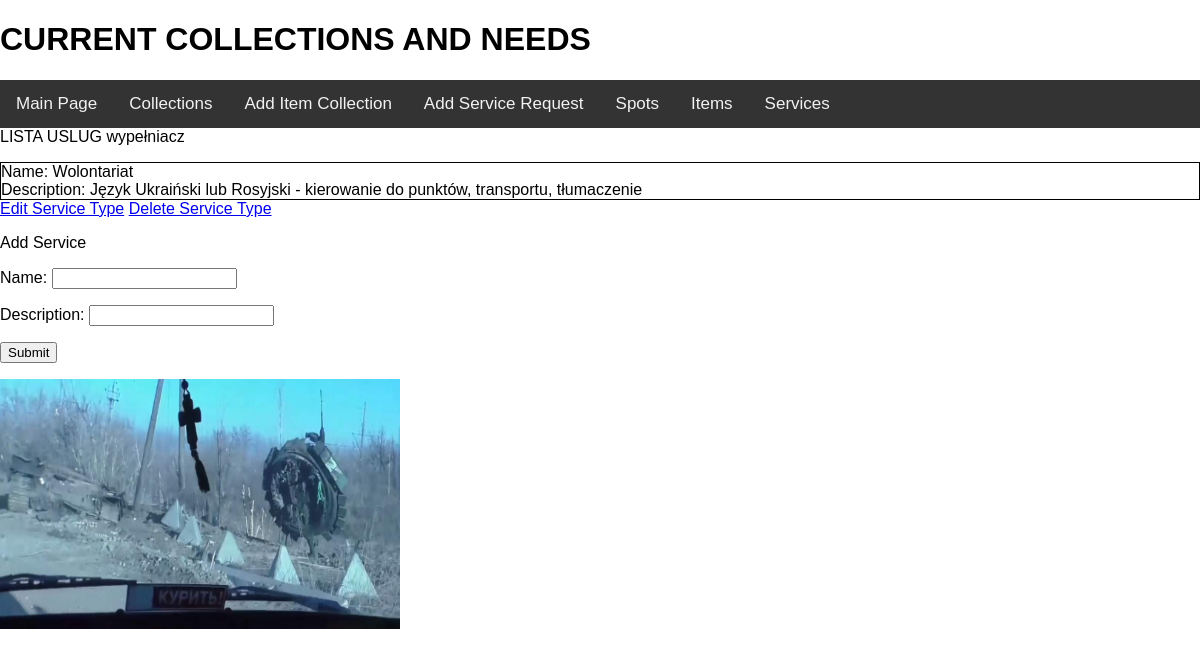
Before: /AidplannerApp/collections/servicelist/ with the older database file.
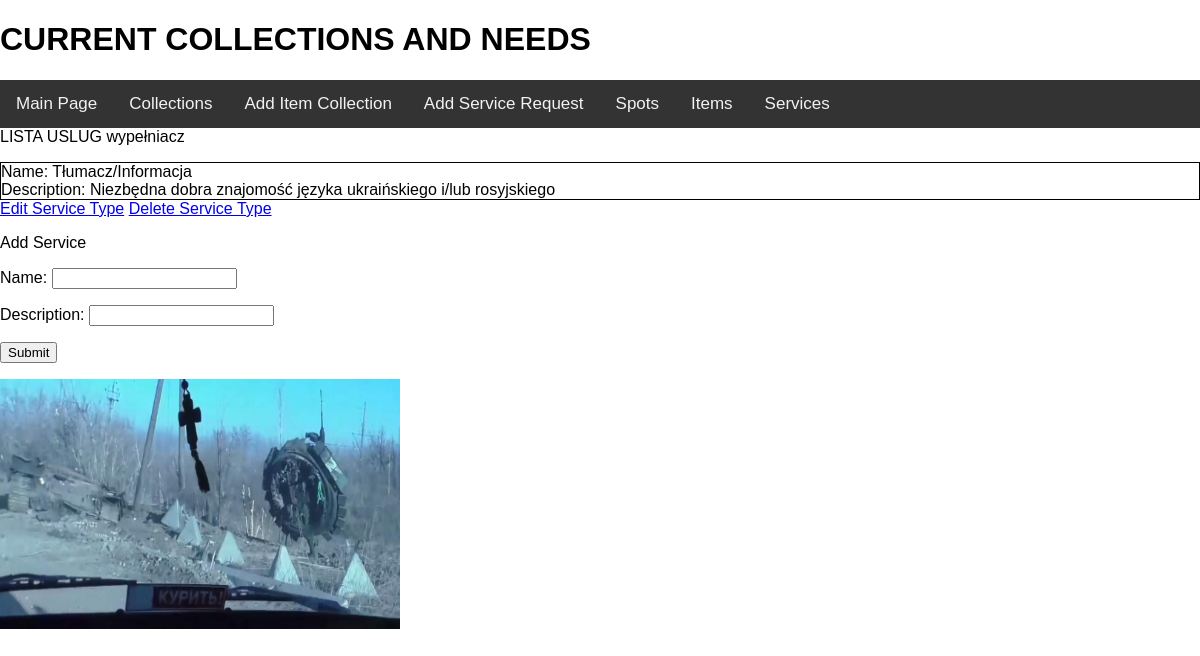
After: the same page with the newer database file.
### AidplannerApp/models.py (models this page shows, shortened)
class Service(models.Model):
    name = models.CharField(max_length=64)
    description = models.CharField(max_length=640)

### AidplannerApp/views.py (the view, shortened to what this page needs)
# urls.py: path('collections/servicelist/', views.ShowDetailServiceList.as_view(), name='service_list'),
class ShowDetailServiceList(View):
    def get(self, request):
        form = AddServiceModelForm()
        servicelist = Service.objects.all()
        return render(request, 'service_list.html', {'servicelist': servicelist, 'form': form})

### AidplannerApp/forms.py
class AddServiceModelForm(forms.ModelForm):
    class Meta:
        model = Service
        fields = '__all__'

### templates/service_list.html (shortened to what this page needs)
{% extends 'collections.html' %}
{% block MAINBLOCK %}
    <div>
    LISTA USLUG
    wypełniacz
    {% for service in servicelist %}
    <p>
    <div style="border: solid; border-width: 1px;">
        Name: {{ service.name }}<br>
        Description: {{ service.description }}<br>
    </div>
        <a href="{% url 'update_service' service.id %}">Edit Service Type</a>
        <a href="{% url 'delete_service' service.id %}">Delete Service Type</a>
    </p>
    {% endfor %}
    </div>
    <p>Add Service</p>
     <form method="post">
        {{ form.as_p }}
        <input type="submit">
    </form>
{% endblock %}

Changed rows visible on the page:
removed Service: name "Wolontariat", description "Język Ukraiński lub Rosyjski - kierowanie do punktów, transportu, tłumaczenie"
added Service: name "Tłumacz/Informacja", description "Niezbędna dobra znajomość języka ukraińskiego i/lub rosyjskiego"
